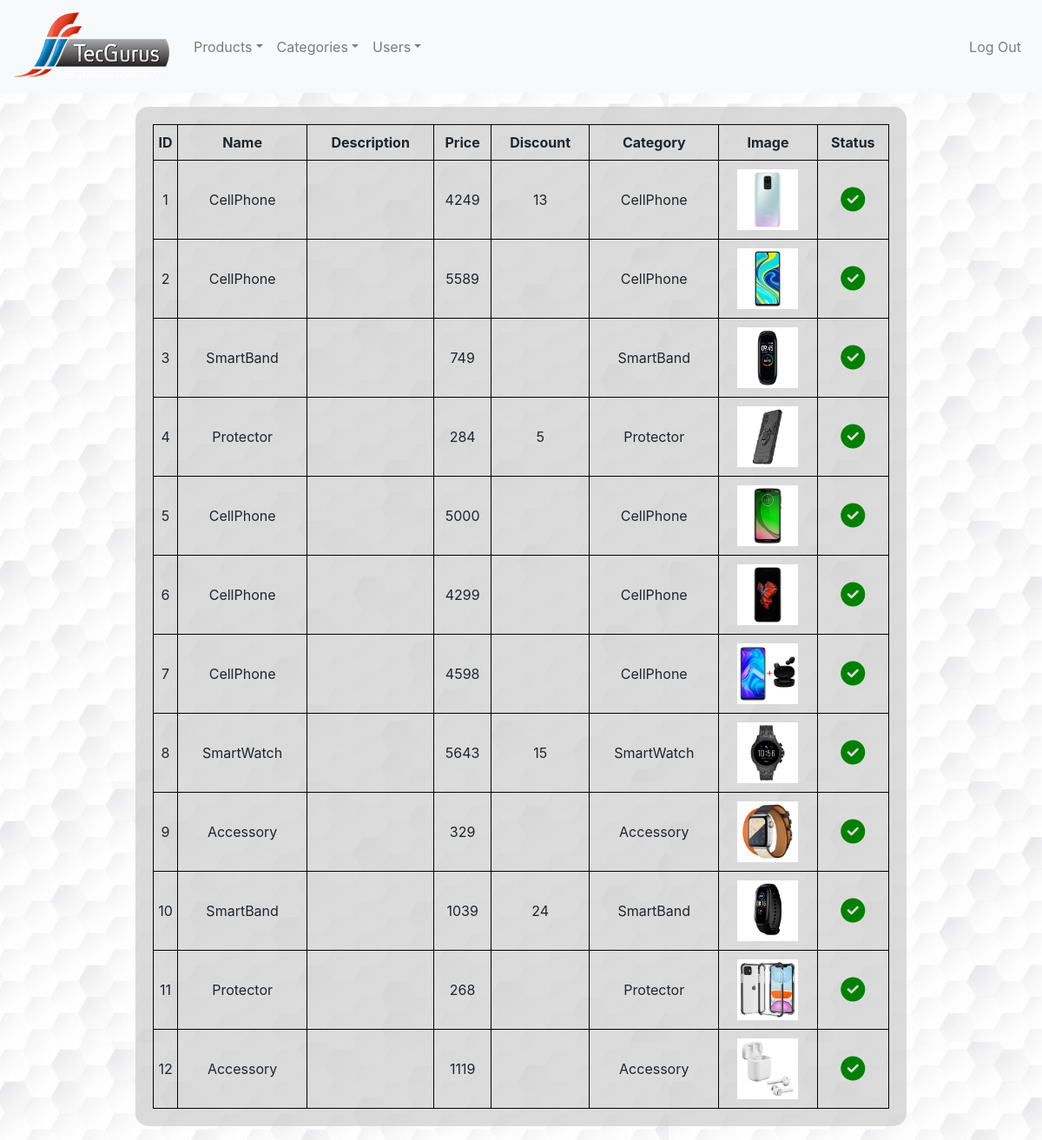
/admin/products.php (signed in), run on the app's committed database.
### tables this page shows
CREATE TABLE `products` (
  `id_product` int(5) NOT NULL,
  `name` varchar(30) DEFAULT NULL,
  `description` varchar(50) NOT NULL,
  `price` varchar(20) DEFAULT NULL,
  `discount` varchar(5) NOT NULL,
  `id_category` int(5) DEFAULT NULL,
  `image` varchar(100) DEFAULT NULL,
  `status` int(5) NOT NULL DEFAULT '1'
);

CREATE TABLE `categories` (
  `id_category` int(5) NOT NULL,
  `name` varchar(30) NOT NULL,
  `status` int(5) NOT NULL
);

### admin/products.php (the view, shortened to what this page needs)
<?php
    include 'conection.php';
    $query = "Select *,c.name as category from products p inner join categories c on p.id_category = c.id_category";
    $result = mysqli_query($conection,$query);
?>
    <html>
    <head>
        <link rel="stylesheet" href="https://stackpath.bootstrapcdn.com/bootstrap/4.5.2/css/bootstrap.min.css">
        <link rel="stylesheet" href="css/admin_styles.css">
    </head>
    <body id='admin'>
        <nav class="navbar navbar-expand-lg navbar-light bg-light">
            <a class="navbar-brand" href="#"><img src="imgs/logo.png" alt=""></a>
            <div class="collapse navbar-collapse" id="navbarSupportedContent">
                <ul class="navbar-nav mr-auto">
                    <li class="nav-item dropdown">
                        <a class="nav-link dropdown-toggle" href="#" id="navbarDropdown" role="button" data-toggle="dropdown" aria-haspopup="true" aria-expanded="false">Products</a>
                    </li>
                    <li class="nav-item dropdown">
                        <a class="nav-link dropdown-toggle" href="#" id="navbarDropdown" role="button" data-toggle="dropdown" aria-haspopup="true" aria-expanded="false">Categories</a>
                    </li>
                    <li class="nav-item dropdown">
                        <a class="nav-link dropdown-toggle" href="#" id="navbarDropdown" role="button" data-toggle="dropdown" aria-haspopup="true" aria-expanded="false">Users</a>
                    </li>
                </ul>
                <ul class="navbar-nav ml-auto">
                    <li class="nav-item">
                        <a class="nav-link" href="logout.php">Log Out</a>
                    </li>
                </ul>
            </div>
        </nav>
        <div class="container">
            <div class='content my-3 mr-auto ml-auto'>
                <table>
                    <tr>
                        <th>ID</th>
                        <th>Name</th>
                        <th>Description</th>
                        <th>Price</th>
                        <th>Discount</th>
                        <th>Category</th>
                        <th>Image</th>
                        <th>Status</th>
                    </tr>
                    <?php while($column = mysqli_fetch_array($result)): ?>
                    <tr>
                        <td>
                            <?php echo $column['id_product'] ?>
                        </td>
                        <td>
                            <?php echo $column['name'] ?>
                        </td>
                        <td>
                        </td>
                        <td>
                            <?php echo $column['price'] ?>
                        </td>
                        <td>
                            <?php echo $column['discount'] ?>
                        </td>
                        <td>
                            <?php echo $column['category'] ?>
                        </td>
                        <td>
                            <img src="../imgs/products/<?php echo $column['image'] ?>" alt="">
                        </td>
                        <td>
                            <?php if($column['status']==1): ?>
                                <i class="fas fa-check-circle"></i>
                            <?php else: ?>
                                <i class="fas fa-times-circle"></i>
                            <?php endif; ?>
                        </td>
                    </tr>
                    <?php endwhile; ?>
                </table>
            </div>
        </div>
    </body>
    </html>

### admin/css/admin_styles.css (style rules this page uses)
body { background: url("../imgs/back_login.jpg"); }
#admin .content { background-color: #d2d2d2c2; width: 80%; padding: 20px; border-radius: 15px; }
#admin .content table { width: 100%; }
#admin .content table td, #admin .content table th { border: .5px solid black; text-align: center; padding: 10px 0; }
#admin .content table img { width: 70px; margin: 0 auto; display: table; }
#admin .content table i { margin: 0 auto; display: table; font-size: 28px; }
#admin .content table i.fa-check-circle { color: green; }

### data on the page
products: id_product "1", id_category.name "CellPhone", price "4249", discount "13", image (picture)
products: id_product "2", id_category.name "CellPhone", price "5589", image (picture)
products: id_product "3", id_category.name "SmartBand", price "749", image (picture)
products: id_product "4", id_category.name "Protector", price "284", discount "5", image (picture)
products: id_product "5", id_category.name "CellPhone", price "5000", image (picture)
products: id_product "6", id_category.name "CellPhone", price "4299", image (picture)
products: id_product "7", id_category.name "CellPhone", price "4598", image (picture)
products: id_product "8", id_category.name "SmartWatch", price "5643", discount "15", image (picture)
products: id_product "9", id_category.name "Accessory", price "329", image (picture)
products: id_product "10", id_category.name "SmartBand", price "1039", discount "24", image (picture)
products: id_product "11", id_category.name "Protector", price "268", image (picture)
products: id_product "12", id_category.name "Accessory", price "1119", image (picture)
